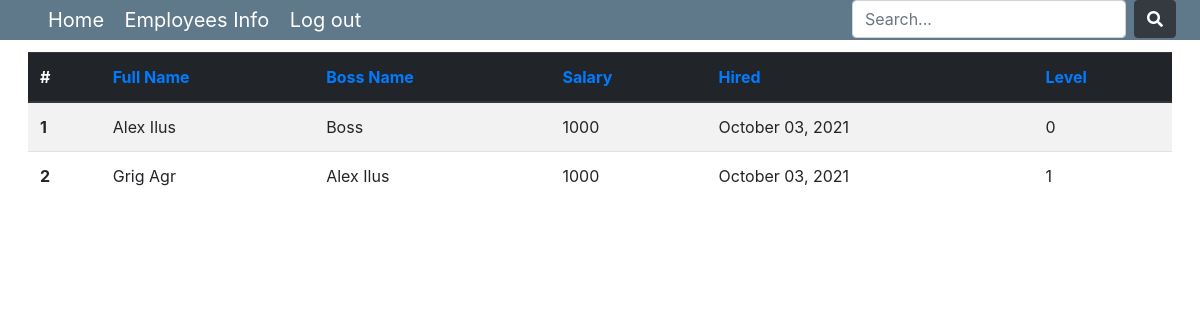
The app's page /employees/?order_by=full_name (signed in), older data.
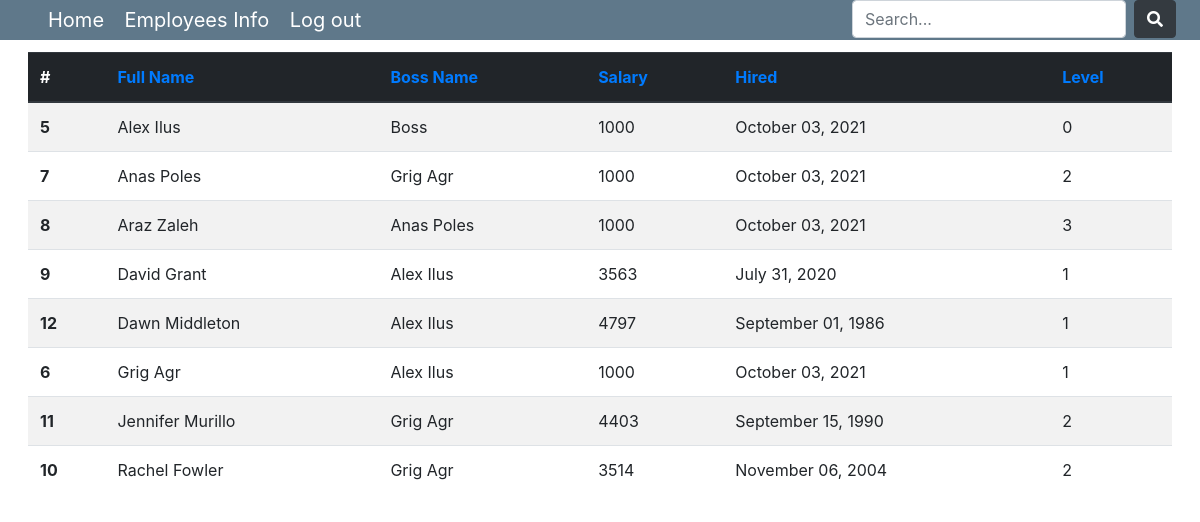
The same page, newer data.
### employee/models.py (models this page shows, shortened)
class EmployeeTree(MPTTModel):
    class Meta():
        db_table = 'employee_tree'
        verbose_name = 'Сотрудник'
        verbose_name_plural = 'Сотрудники'
    full_name = models.CharField(max_length=150)
    level = models.IntegerField()
    hired_at = models.DateField()
    salary = models.IntegerField()
    parent = TreeForeignKey('self', null=True, blank=True, related_name='children', on_delete=models.CASCADE) # надо поменять CASCADE и подумать как реализовать отвязку от родителя.
    class MPTTMeta:
        order_insertion_by = ['full_name']

### employee/views.py (the view)
# urls.py: path('employees/', EmployeesListView.as_view(), name="employees-detail"),
class EmployeesListView(LoginRequiredMixin, ListView):
    model = EmployeeTree
    template_name = "employee/employees.html"  # <app>/<model>_<viewtype>.html
    context_object_name = "employees"
    def get(self, request, *args, **kwargs):
        if request.is_ajax():
            data = serializers.serialize('json', self.get_queryset(),
                                         fields=['full_name', 'parent', 'salary', 'hired_at', 'level'])
            print(data)
            return HttpResponse(data, content_type='application/json')
        else:
            return super().get(self, request, *args, **kwargs)
    def get_ordering(self):
        self.ordering = self.request.GET.get('order_by')
        return self.ordering
    def get_queryset(self):
        if self.request.GET.get('s'):
            search = self.request.GET.get('s')
            if search.isdigit():
                return super().get_queryset().filter(Q(pk=search) | Q(level=search) | Q(salary=search))
            elif search.isalpha() or ''.join(search.split()).isalpha():  # Либо введено имя/фамилия, либо и то и то
                return super().get_queryset().filter(full_name__icontains=search)
            else:  # Сюда попадаем если search содержит знаки
                try:
                    date = parse(search).date()
                    return super().get_queryset().filter(hired_at=date)
                except dateutil.parser.ParserError:
                    return None
        else:
            return super().get_queryset()

### employee/templates/employee/employees.html (shortened to what this page needs)
<!DOCTYPE html>
<html lang="en">
<head>
    {% load static %}
    <link rel="stylesheet" type="text/css" href="{% static 'employee/style.css' %}">
    <link rel="stylesheet" type="text/css" href="{% static 'employee/main.css' %}">
    <link rel="stylesheet" href="https://maxcdn.bootstrapcdn.com/bootstrap/4.0.0/css/bootstrap.min.css"
>
    <link rel="stylesheet" type="text/css"
          href="https://cdnjs.cloudflare.com/ajax/libs/font-awesome/5.15.4/css/all.min.css">
</head>
<body>
{% include 'inc/_nav.html' %}
<table class="table table-striped mt-4">
    <thead class="thead-dark">
    <tr>
        <th scope="col">#</th>
        <th scope="col"><a href="?order_by=full_name">Full Name</a></th>
        <th scope="col"><a href="?order_by=parent">Boss Name</a></th>
        <th scope="col"><a href="?order_by=-salary">Salary</a></th>
        <th scope="col"><a href="?order_by=hired_at">Hired</a></th>
        <th scope="col"><a href="?order_by=level">Level</a></th>
    </tr>
    </thead>
    <tbody>
    {% for employee in employees %}
    <tr>
        <th scope="row">{{employee.id}}</th>
        <td>{{ employee.full_name }}</td>
        {% if employee.parent %}
        <td>{{ employee.parent.full_name }}</td>
        {% else %}
        <td>Boss</td>
        {% endif %}
        <td>{{ employee.salary }}</td>
        <td>{{ employee.hired_at|date:"F d, Y" }}</td>
        <td>{{ employee.level }}</td>
    </tr>
    {% endfor %}
    </tbody>
</table>
</body>
</html>

Row changes from the older to the newer data that the page shows:
removed EmployeeTree: id "1", full_name "Alex Ilus", shows "Boss", salary "1000", hired_at "October 03, 2021", level "0"
removed EmployeeTree: id "2", full_name "Grig Agr", parent.full_name "Alex Ilus", salary "1000", hired_at "October 03, 2021", level "1"
added EmployeeTree: id "5", full_name "Alex Ilus", shows "Boss", salary "1000", hired_at "October 03, 2021", level "0"
added EmployeeTree: id "7", full_name "Anas Poles", parent.full_name "Grig Agr", salary "1000", hired_at "October 03, 2021", level "2"
added EmployeeTree: id "8", full_name "Araz Zaleh", parent.full_name "Anas Poles", salary "1000", hired_at "October 03, 2021", level "3"
added EmployeeTree: id "9", full_name "David Grant", parent.full_name "Alex Ilus", salary "3563", hired_at "July 31, 2020", level "1"
added EmployeeTree: id "12", full_name "Dawn Middleton", parent.full_name "Alex Ilus", salary "4797", hired_at "September 01, 1986", level "1"
added EmployeeTree: id "6", full_name "Grig Agr", parent.full_name "Alex Ilus", salary "1000", hired_at "October 03, 2021", level "1"
added EmployeeTree: id "11", full_name "Jennifer Murillo", parent.full_name "Grig Agr", salary "4403", hired_at "September 15, 1990", level "2"
added EmployeeTree: id "10", full_name "Rachel Fowler", parent.full_name "Grig Agr", salary "3514", hired_at "November 06, 2004", level "2"
